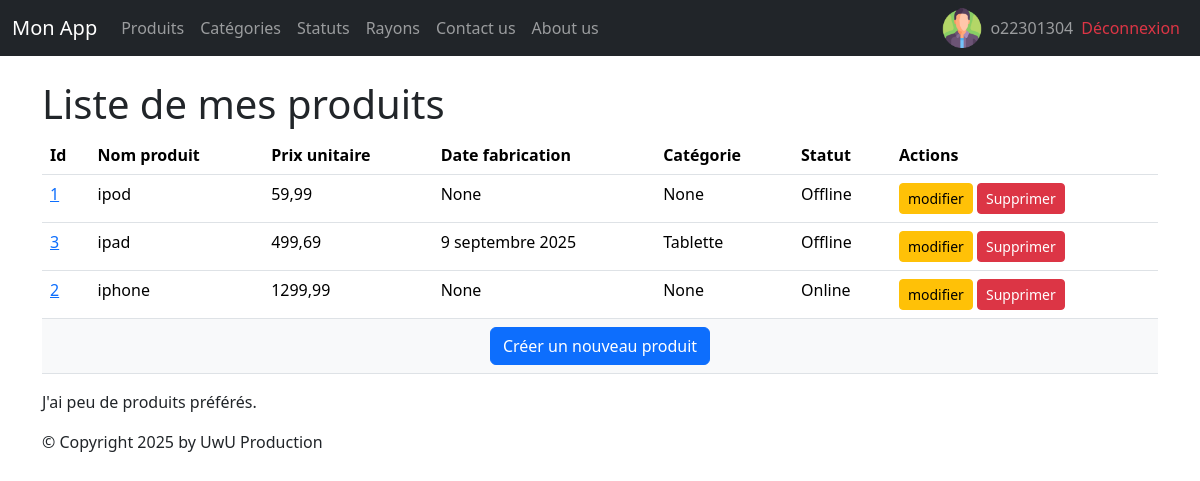
The page /monApp/produits/ (signed in) on the database as committed earlier.
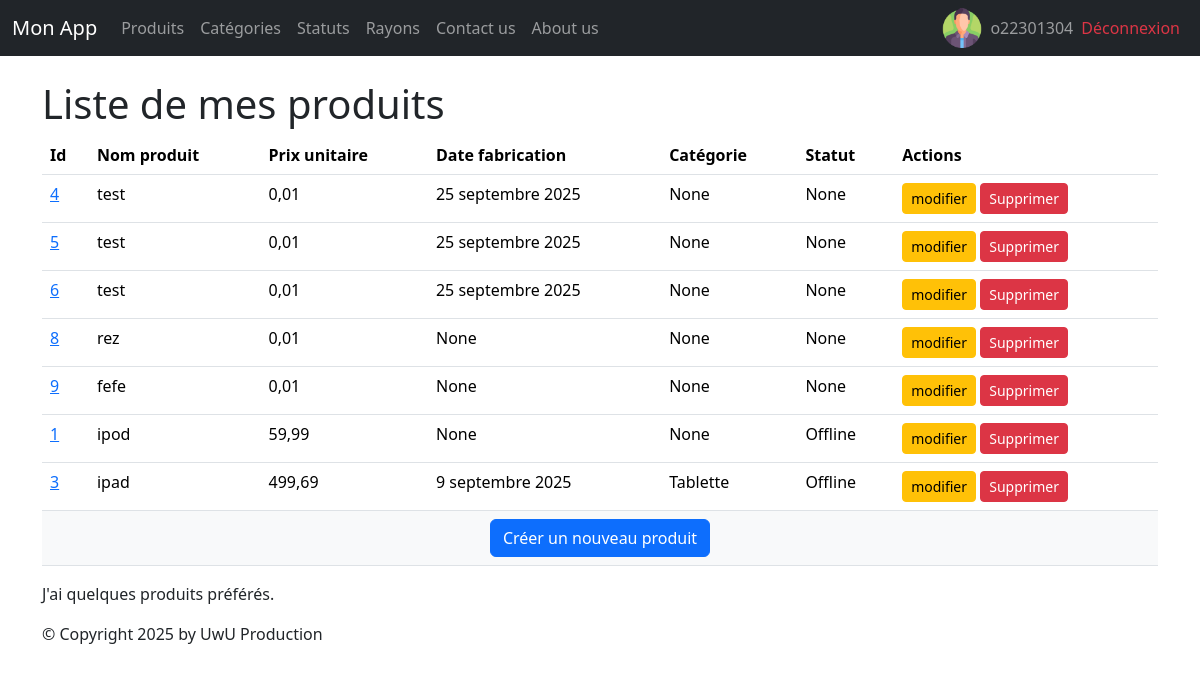
The same page on the database as committed later.
### monApp/models.py (models this page shows, shortened)
class Produit(models.Model):
    refProd = models.AutoField(primary_key=True)
    intituleProd = models.CharField(max_length=200)
    prixUnitaireProd = models.DecimalField(max_digits=10, decimal_places=2)
    dateFabProd = models.DateField(null=True, blank=True)
    categorie = models.ForeignKey(Categorie,
                                  on_delete=models.CASCADE,
                                  related_name="produits",
                                  null=True,
                                  blank=True)
    status = models.ForeignKey(Statut, on_delete=models.CASCADE, related_name="produits_status",null=True, blank=True)

class Statut(models.Model):
    idStatus = models.AutoField(primary_key=True)
    libelleStatus = models.CharField(max_length=100)
    def __str__(self):
        return self.libelleStatus

class Categorie(models.Model):
    idCat = models.AutoField(primary_key=True)
    nomCat = models.CharField(max_length=100)
    def __str__(self):
        return self.nomCat

### monApp/views.py (the view)
# urls.py: path('produits/',views.ProduitListView.as_view(), name="lst_prdts"),
class ProduitListView(ListView):
    model = Produit
    template_name = "monApp/list_produits.html"
    context_object_name = "prdts"
    def get_queryset(self ) :
        return Produit.objects.order_by("prixUnitaireProd")
    def get_context_data(self, **kwargs):
        context = super(ProduitListView, self).get_context_data(**kwargs)
        context['titremenu'] = "Liste de mes produits"
        return context

### monApp/templates/monApp/list_produits.html
{% extends 'monApp/base.html' %}
{% block menu %}
    <h1>{{titremenu}}</h1>
{% endblock %}
{% block contenu %}
    <table class="table">
        <thead>
            <th>Id</th>
            <th>Nom produit</th>
            <th>Prix unitaire</th>
            <th>Date fabrication</th>
            <th>Catégorie</th>
            <th>Statut</th>
            <th>Actions</th>
        </thead>
        <tbody>
        {% for prdt in prdts %}
            <tr>
                <td><a href="{% url 'dtl_prdt' prdt.refProd %}">{{ prdt.refProd }}</a></td>
                <td>{{ prdt.intituleProd }} </td>
                <td>{{ prdt.prixUnitaireProd }} </td>
                <td>{{ prdt.dateFabProd }} </td>
                <td>{{ prdt.categorie }} </td>
                <td>{{ prdt.status }} </td>
                <td>
                    <a href="{% url 'prdt-chng' prdt.refProd %}" class="btn btn-warning btn-sm">modifier</a>
                    <a href="{% url 'dlt-prdt' prdt.refProd %}" class="btn btn-danger btn-sm">Supprimer</a>
                </td>
            </tr>
        {% endfor %}
            <tr>
                <td colspan="8" class="text-center bg-light">
                    <a href="{% url 'crt-prdt' %}" class="btn btn-primary">
                        Créer un nouveau produit
                    </a>
                </td>
            </tr>
        </tbody>
    </table>
    <p>
        J'ai
        {% if prdts|length < 5 %}
        peu de
        {% elif prdts|length < 10 %}
        quelques
        {% else %}
        beaucoup de
        {% endif %}
        produits préférés.
    </p>
{% endblock %}

### monApp/templates/monApp/base.html (shortened to what this page needs)
{% load static %}
<html>
    <head>
        {% block styles %}
            <link rel="stylesheet" href="{% static 'styles.css' %}" />
            {% load django_bootstrap5 %}
            {% bootstrap_css %}
        {% endblock %}
    </head>
    <body>
        {% block nav %}
            <nav class="navbar navbar-expand-md navbar-dark bg-dark mb-4">
    <div class="container-fluid">
        <a class="navbar-brand" href="{% url 'home' %}">Mon App</a>
        <div class="collapse navbar-collapse" id="navbarNav">
            <ul class="navbar-nav me-auto mb-2 mb-md-0">
                <li class="nav-item">
                    <a class="nav-link" href="{% url 'lst_prdts' %}">Produits</a>
                </li>
                <li class="nav-item">
                    <a class="nav-link" href="{% url 'categories' %}">Catégories</a>
                </li>
                <li class="nav-item">
                    <a class="nav-link" href="{% url 'statuts' %}">Statuts</a>
                </li>
                <li class="nav-item">
                    <a class="nav-link" href="{% url 'rayons' %}">Rayons</a>
                </li>
                <li class="nav-item">
                    <a class="nav-link" href="{% url 'contact' %}">Contact us</a>
                </li>
                <li class="nav-item">
                    <a class="nav-link" href="{% url 'about' %}">About us</a>
                </li>
            </ul>
            <ul class="navbar-nav ms-auto mb-2 mb-md-0">
                {% if user.is_authenticated %}
                    <li class="nav-item d-flex align-items-center">
                        <img src="{% static 'img/utilisateur.png' %}" alt="Description" width="40" height="40" class="me-2" />
                        <a class="nav-link p-0">{{ user.username }}</a>
                    </li>
                    <li class="nav-item d-flex align-items-center">
                        <a class="nav-link text-danger" href="{% url 'logout' %}">Déconnexion</a>
                    </li>
                {% endif %}
            </ul>
        </div>
    </div>
</nav>
        {% endblock %}
        <main role="main" class="container top-pushed">
            {% block menu %}
            {% endblock %}
            <div class="jumbotron">
                {% block contenu %}
                {% endblock %}
            </div>
        </main >
        <footer class="footer">
            <div class="container">
                <p>&copy; Copyright {% now "Y" %} by UwU Production</p>
            </div>
        </footer>
    </body>
</html>

### static/styles.css (style rules this page uses)
h1 { color:red }

Rows that differ between the two databases and show on the page:
removed Produit: refProd "2", intituleProd "iphone", prixUnitaireProd "1299,99", dateFabProd "None", categorie "None", status "Online"
added Produit: refProd "4", intituleProd "test", prixUnitaireProd "0,01", dateFabProd "25 septembre 2025", categorie "None", status "None"
added Produit: refProd "5", intituleProd "test", prixUnitaireProd "0,01", dateFabProd "25 septembre 2025", categorie "None", status "None"
added Produit: refProd "6", intituleProd "test", prixUnitaireProd "0,01", dateFabProd "25 septembre 2025", categorie "None", status "None"
added Produit: refProd "8", intituleProd "rez", prixUnitaireProd "0,01", dateFabProd "None", categorie "None", status "None"
added Produit: refProd "9", intituleProd "fefe", prixUnitaireProd "0,01", dateFabProd "None", categorie "None", status "None"
Other text that changed with them:
text no longer shown: "peu de"
text now shown: "quelques"
